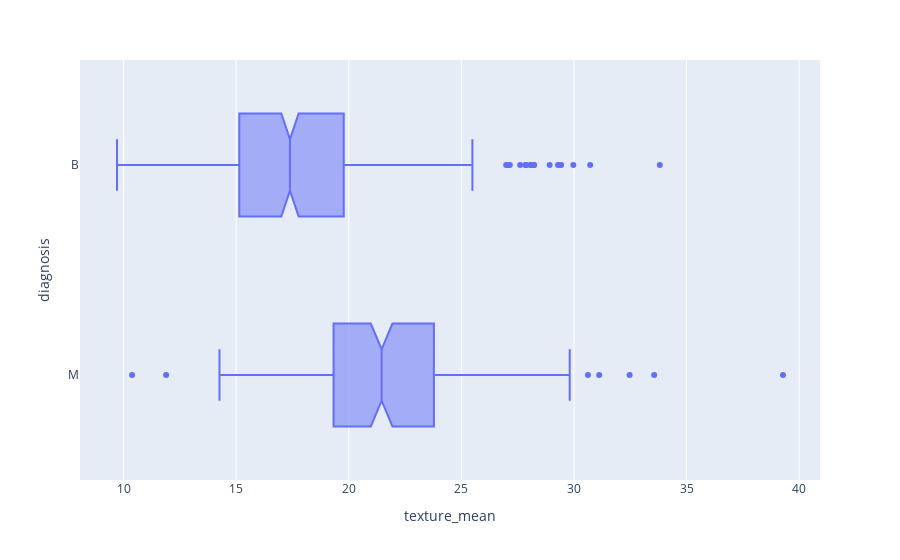

The notebook cell saved with this chart:
### Code cell
plotly_xy_boxplot(data,"texture_mean","diagnosis")

### Figure 1 — Plotly figure (JSON) as saved in the notebook; plotly's stock layout.template omitted (floating-point values rounded to 4 significant figures; data arrays with more than 128 entries replaced by an {"elided": "..."} marker saying what was removed)
{"data": [{"alignmentgroup": "True", "hovertemplate": "texture_mean=%{x}<br>diagnosis=%{y}<extra></extra>", "legendgroup": "", "marker": {"color": "#636efa"}, "name": "", "notched": true, "offsetgroup": "", "orientation": "h", "showlegend": false, "type": "box", "x": {"elided": "569 float values"}, "x0": " ", "xaxis": "x", "y": {"elided": "569 str values"}, "y0": " ", "yaxis": "y"}], "layout": {"boxmode": "group", "legend": {"tracegroupgap": 0}, "margin": {"t": 60}, "xaxis": {"anchor": "y", "domain": [0, 1], "title": {"text": "texture_mean"}}, "yaxis": {"anchor": "x", "domain": [0, 1], "title": {"text": "diagnosis"}}}}
